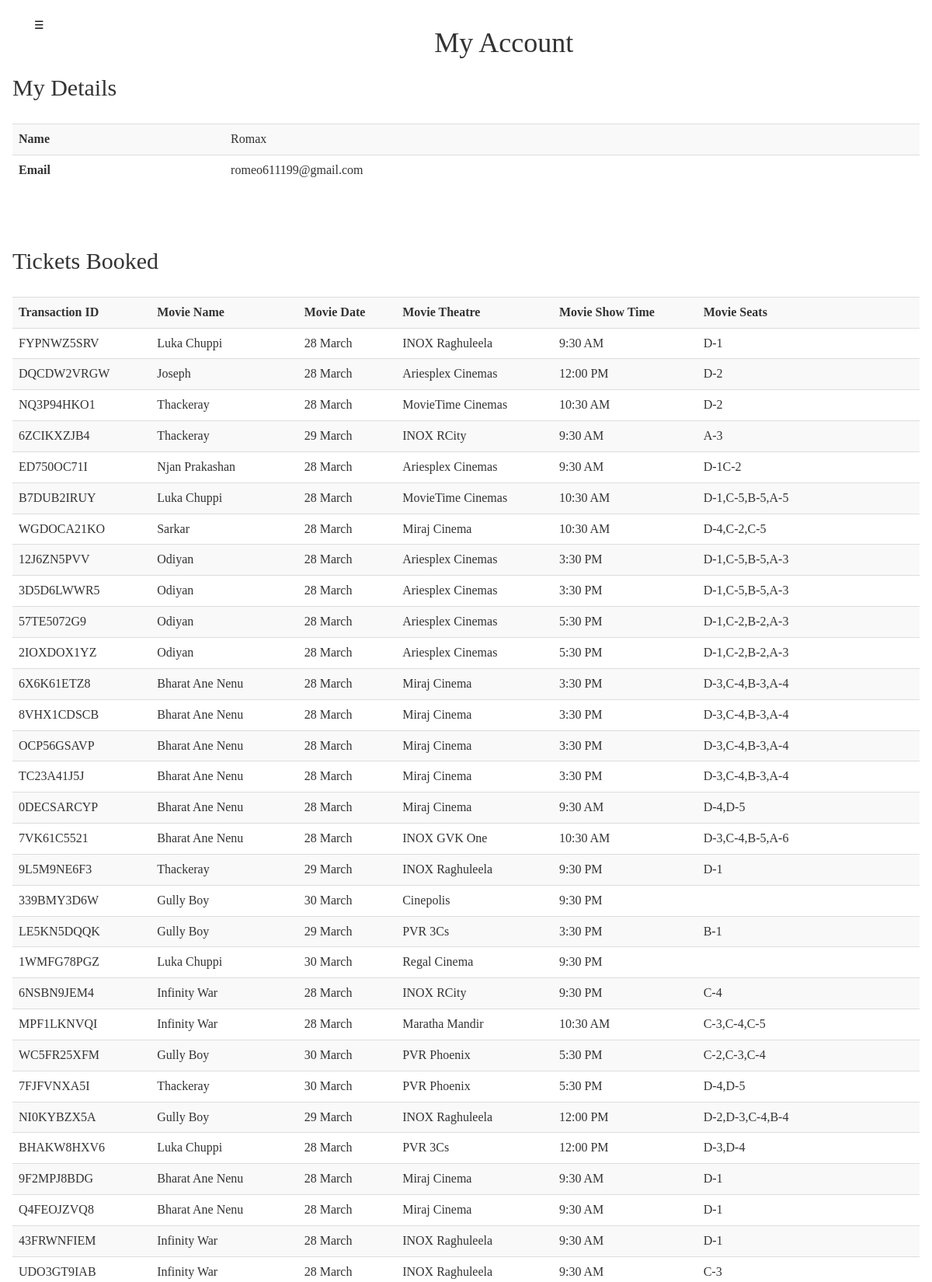
Page /account (signed in, upper part) on the committed database.
### OSTL/models.py (models this page shows, shortened)
class User(db.Model, UserMixin):
	id = db.Column(db.Integer, primary_key=True)
	name = db.Column(db.String(20), nullable=False)
	email = db.Column(db.String(120), unique=True, nullable=False)
	password = db.Column(db.String(60), nullable=False)

class Movies(db.Model):
	id = db.Column(db.String(20), primary_key=True)
	email = db.Column(db.String(120), nullable=False)
	moviename = db.Column(db.String(50),nullable=False)
	moviedate = db.Column(db.String(20),nullable=False)
	movietime = db.Column(db.String(20),nullable=False)
	movietheatre = db.Column(db.String(150),nullable=False)
	movieseat = db.Column(db.String(200),nullable=False)
	eatable = db.Column(db.String(200),nullable=False)

### OSTL/routes.py (the view)
@app.route('/account')
@login_required
def account():
	moviesData = Movies.query.filter_by(email=current_user.email).all()
	return render_template("Account.html",moviesData=moviesData)

### OSTL/models.py (called while the page is built)
@login_manager.user_loader
def load_user(user_id):
	return User.query.get(int(user_id))

### OSTL/templates/Account.html (shortened to what this page needs)
<html>
<head>
<link href="{{ url_for('static',filename='css/bootstrap.min.css')}}" rel="stylesheet">
<link rel="stylesheet" href="https://cdnjs.cloudflare.com/ajax/libs/font-awesome/4.7.0/css/font-awesome.min.css">
</head>
<body>
	<font face="Montserrat">
  <div id="main">
 <div class="col-lg-1">
    <button class="btn" onclick="openNav()" style="display: block; background-color: #ffffff; color:#000;">&#9776;</button>
  </div>
  <div class="col-lg-11"><h1 align="center">My Account</h1></div>
  <br>
 <br><br>
 <h2><font face="Montserrat">My Details</font></h2>
 <br>
<table class="table table-striped">
<tr>
<th>Name</th>
<td>{{ current_user.name }}</td>
</tr>
<tr>
<th>Email</th>
<td>{{ current_user.email }}</td>
</tr>
</table>
<br>
<br>
<h2><font face="Montserrat">Tickets Booked</font></h2>
<br>
<table class="table table-striped">
<tr>
<th>Transaction ID</th>
<th>Movie Name</th>
<th>Movie Date</th>
<th>Movie Theatre</th>
<th>Movie Show Time</th>
<th>Movie Seats</th>
</tr>
{% for x in moviesData %}
<tr>
<td>{{ x.id }}</td>
<td>{{ x.moviename }}</td>
<td>{{ x.moviedate }}</td>
<td>{{ x.movietheatre }}</td>
<td>{{ x.movietime }}</td>
{% if x.movieseat[-1] == ',' %}
<td>{{ x.movieseat[0:-1] }}</td>
{% else %}
<td>{{ x.movieseat }}</td>
{% endif %}
</tr>
{% endfor %}
</div>
</font>
</body>
</body>
</html>

### OSTL/templates/Account.html (style rules this page uses)
#main { transition: margin-left .5s; padding: 16px; }

### rows in the picture
User: name "Romax", email "romeo611199@gmail.com"
Movies: id "FYPNWZ5SRV", moviename "Luka Chuppi", moviedate "28 March", movietheatre "INOX Raghuleela", movietime "9:30 AM", movieseat "D-1"
Movies: id "DQCDW2VRGW", moviename "Joseph", moviedate "28 March", movietheatre "Ariesplex Cinemas", movietime "12:00 PM", movieseat "D-2"
Movies: id "NQ3P94HKO1", moviename "Thackeray", moviedate "28 March", movietheatre "MovieTime Cinemas", movietime "10:30 AM", movieseat "D-2"
Movies: id "6ZCIKXZJB4", moviename "Thackeray", moviedate "29 March", movietheatre "INOX RCity", movietime "9:30 AM", movieseat "A-3"
Movies: id "ED750OC71I", moviename "Njan Prakashan", moviedate "28 March", movietheatre "Ariesplex Cinemas", movietime "9:30 AM", movieseat "D-1C-2"
Movies: id "B7DUB2IRUY", moviename "Luka Chuppi", moviedate "28 March", movietheatre "MovieTime Cinemas", movietime "10:30 AM", movieseat "D-1,C-5,B-5,A-5"
Movies: id "WGDOCA21KO", moviename "Sarkar", moviedate "28 March", movietheatre "Miraj Cinema", movietime "10:30 AM", movieseat "D-4,C-2,C-5"
Movies: id "12J6ZN5PVV", moviename "Odiyan", moviedate "28 March", movietheatre "Ariesplex Cinemas", movietime "3:30 PM", movieseat "D-1,C-5,B-5,A-3"
Movies: id "3D5D6LWWR5", moviename "Odiyan", moviedate "28 March", movietheatre "Ariesplex Cinemas", movietime "3:30 PM", movieseat "D-1,C-5,B-5,A-3"
Movies: id "57TE5072G9", moviename "Odiyan", moviedate "28 March", movietheatre "Ariesplex Cinemas", movietime "5:30 PM", movieseat "D-1,C-2,B-2,A-3"
Movies: id "2IOXDOX1YZ", moviename "Odiyan", moviedate "28 March", movietheatre "Ariesplex Cinemas", movietime "5:30 PM", movieseat "D-1,C-2,B-2,A-3"
Movies: id "6X6K61ETZ8", moviename "Bharat Ane Nenu", moviedate "28 March", movietheatre "Miraj Cinema", movietime "3:30 PM", movieseat "D-3,C-4,B-3,A-4"
Movies: id "8VHX1CDSCB", moviename "Bharat Ane Nenu", moviedate "28 March", movietheatre "Miraj Cinema", movietime "3:30 PM", movieseat "D-3,C-4,B-3,A-4"
Movies: id "OCP56GSAVP", moviename "Bharat Ane Nenu", moviedate "28 March", movietheatre "Miraj Cinema", movietime "3:30 PM", movieseat "D-3,C-4,B-3,A-4"
Movies: id "TC23A41J5J", moviename "Bharat Ane Nenu", moviedate "28 March", movietheatre "Miraj Cinema", movietime "3:30 PM", movieseat "D-3,C-4,B-3,A-4"
Movies: id "0DECSARCYP", moviename "Bharat Ane Nenu", moviedate "28 March", movietheatre "Miraj Cinema", movietime "9:30 AM", movieseat "D-4,D-5"
Movies: id "7VK61C5521", moviename "Bharat Ane Nenu", moviedate "28 March", movietheatre "INOX GVK One", movietime "10:30 AM", movieseat "D-3,C-4,B-5,A-6"
Movies: id "9L5M9NE6F3", moviename "Thackeray", moviedate "29 March", movietheatre "INOX Raghuleela", movietime "9:30 PM", movieseat "D-1"
Movies: id "339BMY3D6W", moviename "Gully Boy", moviedate "30 March", movietheatre "Cinepolis", movietime "9:30 PM"
Movies: id "LE5KN5DQQK", moviename "Gully Boy", moviedate "29 March", movietheatre "PVR 3Cs", movietime "3:30 PM", movieseat "B-1"
Movies: id "1WMFG78PGZ", moviename "Luka Chuppi", moviedate "30 March", movietheatre "Regal Cinema", movietime "9:30 PM"
Movies: id "6NSBN9JEM4", moviename "Infinity War", moviedate "28 March", movietheatre "INOX RCity", movietime "9:30 PM", movieseat "C-4"
Movies: id "MPF1LKNVQI", moviename "Infinity War", moviedate "28 March", movietheatre "Maratha Mandir", movietime "10:30 AM", movieseat "C-3,C-4,C-5"
Movies: id "WC5FR25XFM", moviename "Gully Boy", moviedate "30 March", movietheatre "PVR Phoenix", movietime "5:30 PM", movieseat "C-2,C-3,C-4"
Movies: id "7FJFVNXA5I", moviename "Thackeray", moviedate "30 March", movietheatre "PVR Phoenix", movietime "5:30 PM", movieseat "D-4,D-5"
Movies: id "NI0KYBZX5A", moviename "Gully Boy", moviedate "29 March", movietheatre "INOX Raghuleela", movietime "12:00 PM", movieseat "D-2,D-3,C-4,B-4"
Movies: id "BHAKW8HXV6", moviename "Luka Chuppi", moviedate "28 March", movietheatre "PVR 3Cs", movietime "12:00 PM", movieseat "D-3,D-4"
Movies: id "9F2MPJ8BDG", moviename "Bharat Ane Nenu", moviedate "28 March", movietheatre "Miraj Cinema", movietime "9:30 AM", movieseat "D-1"
Movies: id "Q4FEOJZVQ8", moviename "Bharat Ane Nenu", moviedate "28 March", movietheatre "Miraj Cinema", movietime "9:30 AM", movieseat "D-1"
Movies: id "43FRWNFIEM", moviename "Infinity War", moviedate "28 March", movietheatre "INOX Raghuleela", movietime "9:30 AM", movieseat "D-1"
Movies: id "UDO3GT9IAB", moviename "Infinity War", moviedate "28 March", movietheatre "INOX Raghuleela", movietime "9:30 AM", movieseat "C-3"
